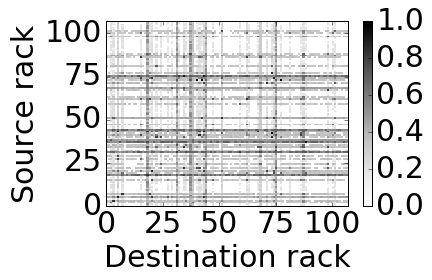
#> input picture image-reverse/cluster-1.png, 432 x 280 px
$ jupyter execute cluster-1.ipynb
#> lines starting #> are read from the running program, lines starting #| are printed output that depends on the picture
[cell 1]
from PIL import Image
import numpy as np

## Cluster 1: 107 racks

[cell 2]
im = Image.open('cluster-1.png').convert('L')  # RGB to gray scale
im

[cell 3]
im.mode, im.size
#> Out = ('L', (432, 280))

[cell 4]
left   = 107
top    = 22
right  = 348
bottom = 206
im = im.crop((left, top, right, bottom))
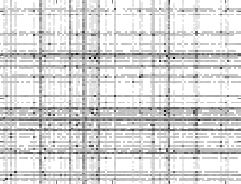
#> im: PIL image 241x184 L; min 0, max 255, mean 216.5
im

[cell 5]
im = im.resize((107, 107))   # there are approximately 107 nodes
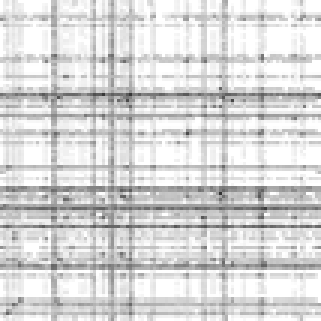
#> im: PIL image 107x107 L (shown 3 times larger); min 50, max 255, mean 216.2
im

[cell 6]
im_array = np.array(im.getdata()).reshape((107, 107))
im_array[20][::10]
#> Out = [202, 226, 205, 182, 144, 232, 207, 220, 201, 225, 197]

[cell 7]
im_array = (255-im_array)/255 # scale to [0, 1]
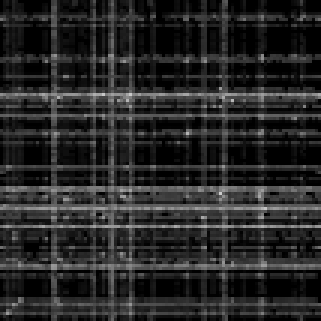
#> im_array: shape (107, 107) float64 (shown 3 times larger); min 0, max 0.804, mean 0.152
im_array = im_array*8         # scale to [0, 8]
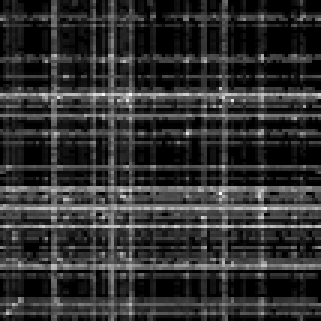
#> im_array: shape (107, 107) float64 (shown 3 times larger); min 0, max 6.43, mean 1.22; drawn with min black and max white
im_array[20][::10]
#> Out = [1.66, 0.91, 1.57, 2.29, 3.48, 0.722, 1.51, 1.1, 1.69, 0.941, 1.82]

[cell 8]
im_array = np.power(10., im_array)  # scale to [0, 1e8]
im_array[20][::10]
#> Out = [46, 8.12, 37.04, 195.1, 3036.4, 5.27, 32.05, 12.53, 49.44, 8.73, 66.01]

[cell 9]
im_array = np.where(im_array<=1, 0, im_array)  # the 1 should be 0 traffic
im_array[20][::10]
